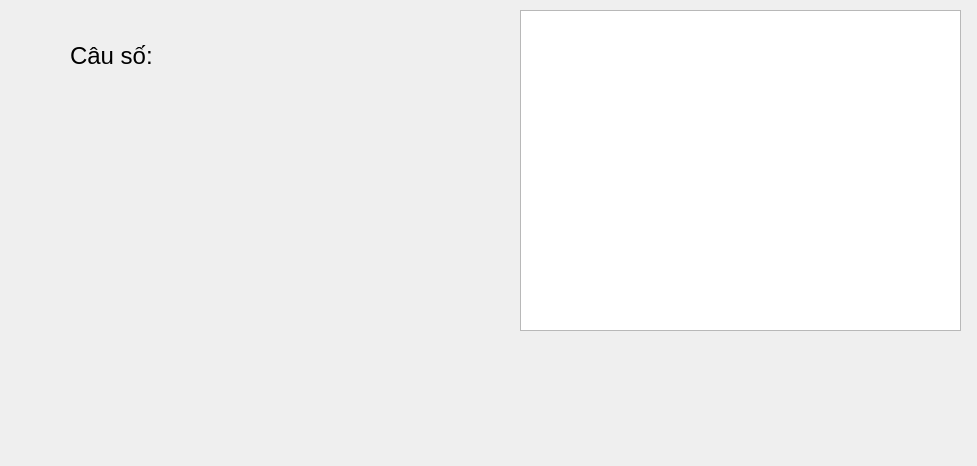
<?xml version="1.0" encoding="UTF-8"?>
<ui version="4.0">
 <class>Dialog</class>
 <widget class="QDialog" name="Dialog">
  <property name="geometry">
   <rect>
    <x>0</x>
    <y>0</y>
    <width>977</width>
    <height>466</height>
   </rect>
  </property>
  <property name="windowTitle">
   <string>Nhìn vào đây!</string>
  </property>
  <widget class="QLabel" name="sentenceNum_label">
   <property name="geometry">
    <rect>
     <x>70</x>
     <y>40</y>
     <width>101</width>
     <height>31</height>
    </rect>
   </property>
   <property name="font">
    <font>
     <pointsize>18</pointsize>
    </font>
   </property>
   <property name="text">
    <string>Câu số:</string>
   </property>
  </widget>
  <widget class="QTextBrowser" name="textBrowser">
   <property name="geometry">
    <rect>
     <x>520</x>
     <y>10</y>
     <width>441</width>
     <height>321</height>
    </rect>
   </property>
  </widget>
 </widget>
 <resources/>
 <connections/>
</ui>
